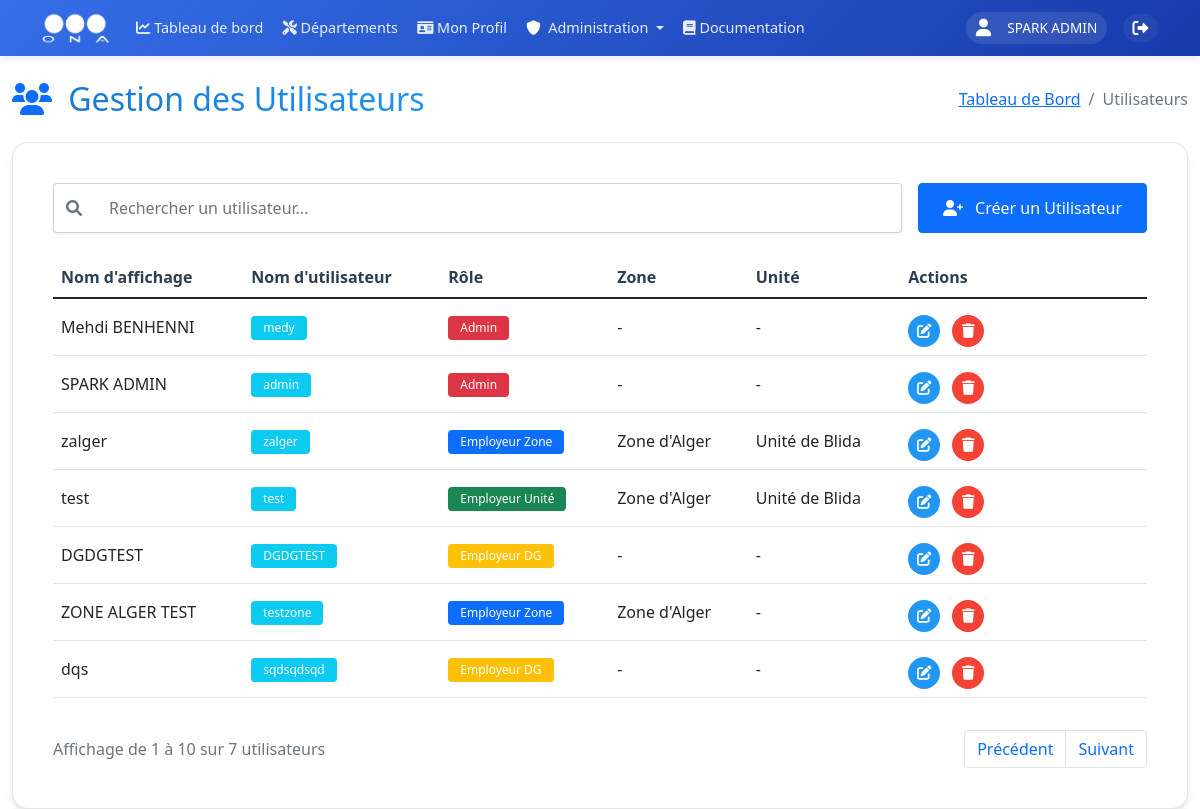
The app's page /admin/users (signed in) with its own data.
### models.py (models this page shows, shortened)
class User(UserMixin, db.Model):
    __tablename__ = 'users'
    id = db.Column(db.Integer, primary_key=True)
    username = db.Column(db.String(80), unique=True, nullable=False, index=True)
    nickname = db.Column(db.String(80), index=True)
    email = db.Column(db.String(120), unique=True, nullable=True, index=True)
    password_hash = db.Column(db.String(128))
    role = db.Column(db.String(20), nullable=False, default=UserRole.UTILISATEUR, index=True)
    is_active = db.Column(db.Boolean, default=True, index=True)
    last_login = db.Column(db.DateTime, index=True)
    unit_id = db.Column(db.Integer, db.ForeignKey('units.id', ondelete='SET NULL'), nullable=True, index=True)
    zone_id = db.Column(db.Integer, db.ForeignKey('zones.id', ondelete='SET NULL'), nullable=True, index=True)
    created_at = db.Column(db.DateTime, default=datetime.utcnow, index=True)
    updated_at = db.Column(db.DateTime, default=datetime.utcnow, onupdate=datetime.utcnow, index=True)
    profile = db.relationship('UserProfile', backref='user', uselist=False, lazy=True, cascade='all, delete-orphan')
    incidents = db.relationship('Incident', backref='author', lazy=True)

class Zone(db.Model):
    __tablename__ = 'zones'
    id = db.Column(db.Integer, primary_key=True)
    name = db.Column(db.String(100), unique=True, nullable=False, index=True)
    code = db.Column(db.String(10), unique=True, nullable=False, index=True)
    email = db.Column(db.String(120), unique=True, nullable=True)
    phone = db.Column(db.String(20), nullable=True)
    description = db.Column(db.Text)
    address = db.Column(db.String(200))
    director_id = db.Column(db.Integer, db.ForeignKey('users.id'), nullable=True)
    units = db.relationship('Unit', backref='zone', lazy=True, cascade='all, delete-orphan')
    users = db.relationship('User', backref='assigned_zone', lazy=True, foreign_keys='User.zone_id')
    director = db.relationship('User', foreign_keys=[director_id], backref='directed_zone', lazy=True)
    created_at = db.Column(db.DateTime, default=datetime.utcnow, index=True)
    updated_at = db.Column(db.DateTime, default=datetime.utcnow, onupdate=datetime.utcnow, index=True)

class Unit(db.Model):
    __tablename__ = 'units'
    id = db.Column(db.Integer, primary_key=True)
    name = db.Column(db.String(100), nullable=False, index=True)
    code = db.Column(db.String(10), unique=True, nullable=False, index=True)
    email = db.Column(db.String(120), unique=True, nullable=True)
    phone = db.Column(db.String(20), nullable=True)
    description = db.Column(db.Text)
    address = db.Column(db.String(200))
    zone_id = db.Column(db.Integer, db.ForeignKey('zones.id', ondelete='CASCADE'), nullable=False, index=True)
    director_id = db.Column(db.Integer, db.ForeignKey('users.id'), nullable=True)
    centers = db.relationship('Center', backref='unit', lazy='joined', cascade='all, delete-orphan')
    users = db.relationship('User', backref='assigned_unit', lazy=True, foreign_keys='User.unit_id')
    director = db.relationship('User', foreign_keys=[director_id], backref='directed_unit', lazy=True)
    incidents = db.relationship('Incident', backref='unit', lazy=True)
    created_at = db.Column(db.DateTime, default=datetime.utcnow, index=True)
    updated_at = db.Column(db.DateTime, default=datetime.utcnow, onupdate=datetime.utcnow, index=True)

### routes/users.py (the view)
@users.route('/admin/users')
@login_required
@admin_required
def manage_users():
    users = User.query.options(
        db.joinedload(User.assigned_zone),
        db.joinedload(User.assigned_unit)
    ).all()
    zones = Zone.query.order_by(Zone.name).all()
    zones_data = [{'id': zone.id, 'name': zone.name} for zone in zones]
    available_roles = [
        UserRole.EMPLOYEUR_DG,
        UserRole.EMPLOYEUR_ZONE,
        UserRole.EMPLOYEUR_UNITE,
        UserRole.UTILISATEUR
    ]
    if current_user.role == UserRole.ADMIN:
        available_roles = [UserRole.ADMIN] + available_roles
    return render_template('admin/users.html',
                         users=users,
                         zones=zones,
                         zones_data=zones_data,
                         UserRole=UserRole,
                         available_roles=available_roles,
                         current_user=current_user)  # Pass current_user and available_roles to template

### templates/admin/users.html (shortened to what this page needs)
{% extends "base/base.html" %}
{% block content %}
<div class="container-fluid mt-4">
    <div class="row mb-4">
        <div class="col-12">
            <div class="d-flex flex-column flex-md-row justify-content-between align-items-start align-items-md-center gap-3">
                <h2 class="mb-0">
                    <i class="fas fa-users me-2 text-primary"></i>
                    <span class="gradient-text">Gestion des Utilisateurs</span>
                </h2>
                <nav aria-label="breadcrumb">
                    <ol class="breadcrumb mb-0">
                        <li class="breadcrumb-item"><a href="{{ url_for('main_dashboard.dashboard') }}">Tableau de Bord</a></li>
                        <li class="breadcrumb-item active">Utilisateurs</li>
                    </ol>
                </nav>
            </div>
        </div>
    </div>
    <div class="row">
        <div class="col-12">
            <div class="glass-card">
                <div class="card-body">
                    <div class="d-flex flex-column flex-md-row justify-content-between align-items-stretch gap-3 mb-4">
                        <div class="flex-grow-1">
                            <div class="input-group">
                                <span class="input-group-text">
                                    <i class="fas fa-search"></i>
                                </span>
                                <input type="text" id="searchInput" class="form-control" placeholder="Rechercher un utilisateur...">
                            </div>
                        </div>
                        <div>
                            <button id="createUserBtn" class="btn btn-primary w-100">
                                <i class="fas fa-user-plus me-2"></i>
                                Créer un Utilisateur
                            </button>
                        </div>
                    </div>
                    <div class="table-responsive">
                        <table class="table table-hover" id="usersTable">
                            <thead>
                                <tr>
                                    <th class="text-nowrap">Nom d'affichage</th>
                                    <th class="text-nowrap">Nom d'utilisateur</th>
                                    <th class="text-nowrap">Rôle</th>
                                    <th class="text-nowrap">Zone</th>
                                    <th class="text-nowrap">Unité</th>
                                    <th class="text-nowrap">Actions</th>
                                </tr>
                            </thead>
                            <tbody>
                                {% for user in users %}
                                <tr>
                                    <td class="text-break">{{ user.nickname if user.nickname else '-' }}</td>
                                    <td><span class="badge bg-info text-break">{{ user.username }}</span></td>
                                    <td>
                                        {% if user.role == UserRole.ADMIN %}
                                            <span class="badge bg-danger text-wrap">{{ UserRole.get_role_display_name(user.role) }}</span>
                                        {% elif user.role == UserRole.EMPLOYEUR_DG %}
                                            <span class="badge bg-warning text-wrap">{{ UserRole.get_role_display_name(user.role) }}</span>
                                        {% elif user.role == UserRole.EMPLOYEUR_ZONE %}
                                            <span class="badge bg-primary text-wrap">{{ UserRole.get_role_display_name(user.role) }}</span>
                                        {% elif user.role == UserRole.EMPLOYEUR_UNITE %}
                                            <span class="badge bg-success text-wrap">{{ UserRole.get_role_display_name(user.role) }}</span>
                                        {% else %}
                                            <span class="badge bg-secondary text-wrap">{{ UserRole.get_role_display_name(user.role) }}</span>
                                        {% endif %}
                                    </td>
                                    <td class="text-break">{{ user.assigned_zone.name if user.assigned_zone else '-' }}</td>
                                    <td class="text-break">{{ user.assigned_unit.name if user.assigned_unit else '-' }}</td>
                                    <td>
                                        <div class="actions-wrapper">
                                            <div class="actions-cell">
                                                <div class="actions-dropdown">
                                                    <div class="actions-menu">
                                                        <button class="action-btn btn-primary edit-user me-2"
                                                                data-user-id="{{ user.id }}"
                                                                data-username="{{ user.username }}"
                                                                data-nickname="{{ user.nickname }}"
                                                                data-role="{{ user.role }}"
                                                                data-zone="{{ user.assigned_zone.id if user.assigned_zone else '' }}"
                                                                data-unit="{{ user.assigned_unit.id if user.assigned_unit else '' }}"
                                                                data-bs-toggle="tooltip"
                                                                title="Modifier l'utilisateur">
                                                            <i class="fas fa-edit"></i>
                                                        </button>
                                                        <button class="action-btn btn-danger delete-user"
                                                                data-user-id="{{ user.id }}"
                                                                data-bs-toggle="tooltip"
                                                                title="Supprimer l'utilisateur">
                                                            <i class="fas fa-trash"></i>
                                                        </button>
                                                    </div>
                                                </div>
                                            </div>
                                        </div>
                                    </td>
                                </tr>
                                {% endfor %}
                            </tbody>
                        </table>
                    </div>
                    <div class="d-flex flex-column flex-md-row justify-content-between align-items-center gap-3 mt-3">
                        <div class="text-muted order-2 order-md-1">
                            Affichage de <span id="startRange">1</span> à <span id="endRange">10</span> sur <span id="totalItems">{{ users|length }}</span> utilisateurs
                        </div>
                        <nav aria-label="Page navigation" class="order-1 order-md-2">
                            <ul class="pagination mb-0">
                                <li class="page-item">
                                    <button class="page-link" id="prevPage">Précédent</button>
                                </li>
                                <li class="page-item">
                                    <button class="page-link" id="nextPage">Suivant</button>
                                </li>
                            </ul>
                        </nav>
                    </div>
                </div>
            </div>
        </div>
    </div>
</div>
{% endblock %}
{% block extra_css %}
<link rel="stylesheet" href="{{ url_for('static', filename='css/admin/users.css') }}">
{% endblock %}

### templates/base/base.html (shortened to what this page needs)
<!DOCTYPE html>
<html lang="fr" dir="ltr">
<head>
    <link href="https://cdn.jsdelivr.net/npm/bootstrap@5.1.3/dist/css/bootstrap.min.css" rel="stylesheet">
    <link href="https://cdnjs.cloudflare.com/ajax/libs/font-awesome/6.0.0/css/all.min.css" rel="stylesheet">
    <link rel="stylesheet" href="https://unpkg.com/leaflet@1.9.4/dist/leaflet.css" />
    <link rel="stylesheet" href="https://cdn.datatables.net/1.11.5/css/dataTables.bootstrap5.min.css">
    {% block extra_css %}{% endblock %}
</head>
<body>
    <nav class="navbar navbar-expand-lg sticky-top">
        <div class="container">
            <a class="navbar-brand" href="{{ url_for('main_dashboard.dashboard') }}">
                <img src="{{ url_for('static', filename='images/ona_logo.png') }}" alt="ONA">
            </a>
            <div class="collapse navbar-collapse" id="navbarNav">
                <ul class="navbar-nav me-auto mb-2 mb-lg-0">
                    <li class="nav-item">
                        <a class="nav-link" href="{{ url_for('main_dashboard.dashboard') }}">
                            <i class="fas fa-chart-line"></i>
                            <span>Tableau de bord</span>
                        </a>
                    </li>
                    <li class="nav-item">
                        <a class="nav-link" href="{{ url_for('departements') }}">
                            <i class="fas fa-tools"></i>
                            <span>Départements</span>
                        </a>
                    </li>
                    {% if current_user.is_authenticated %}
                    <li class="nav-item">
                        <a class="nav-link" href="{{ url_for('profiles.view_profile') }}">
                            <i class="fas fa-id-card"></i>
                            <span>Mon Profil</span>
                        </a>
                    </li>
                    {% if current_user.role == 'Admin' %}
                    <li class="nav-item dropdown">
                        <a class="nav-link dropdown-toggle" href="#" id="adminDropdown" role="button" data-bs-toggle="dropdown">
                            <i class="fas fa-shield-alt text-white me-1"></i> Administration
                        </a>
                    </li>
                    {% endif %}
                    {% endif %}
                    <li class="nav-item">
                        <a class="nav-link {% if active_page == 'documentation' %}active{% endif %}" href="{{ url_for('documentation.view_documentation') }}">
                            <i class="fas fa-book"></i> Documentation
                        </a>
                    </li>
                </ul>
                <div class="user-section">
                    <div class="d-flex align-items-center">
                        {% if current_user.is_authenticated %}
                            <div class="user-info">
                                <i class="fas fa-user me-2"></i>
                                <span>
                                    {% if current_user.nickname %}
                                        {{ current_user.nickname }}
                                    {% else %}
                                        {{ current_user.username }}
                                    {% endif %}
                                </span>
                            </div>
                            <a href="{{ url_for('auth.logout') }}" class="logout-btn text-white text-decoration-none ms-2" title="Déconnexion">
                                <i class="fas fa-sign-out-alt"></i>
                            </a>
                        {% else %}
                            <a href="{{ url_for('auth.login') }}" class="btn btn-light">Connexion</a>
                        {% endif %}
                    </div>
                </div>
            </div>
        </div>
    </nav>
    {% block content %}{% endblock %}
</body>
</html>

### records on screen
User: nickname "SPARK ADMIN", username "admin", get_role_display_name "Admin", assigned_zone "-", assigned_unit "-"
User: nickname "Mehdi BENHENNI", username "medy", get_role_display_name "Admin", assigned_zone "-", assigned_unit "-"
User: nickname "zalger", username "zalger", get_role_display_name "Employeur Zone", assigned_zone "Zone d'Alger", assigned_unit "Unité de Blida"
User: nickname "test", username "test", get_role_display_name "Employeur Unité", assigned_zone "Zone d'Alger", assigned_unit "Unité de Blida"
User: nickname "DGDGTEST", username "DGDGTEST", get_role_display_name "Employeur DG", assigned_zone "-", assigned_unit "-"
User: nickname "ZONE ALGER TEST", username "testzone", get_role_display_name "Employeur Zone", assigned_zone "Zone d'Alger", assigned_unit "-"
User: nickname "dqs", username "sqdsqdsqd", get_role_display_name "Employeur DG", assigned_zone "-", assigned_unit "-"

### other values on screen
{{ users|length }} "7"
